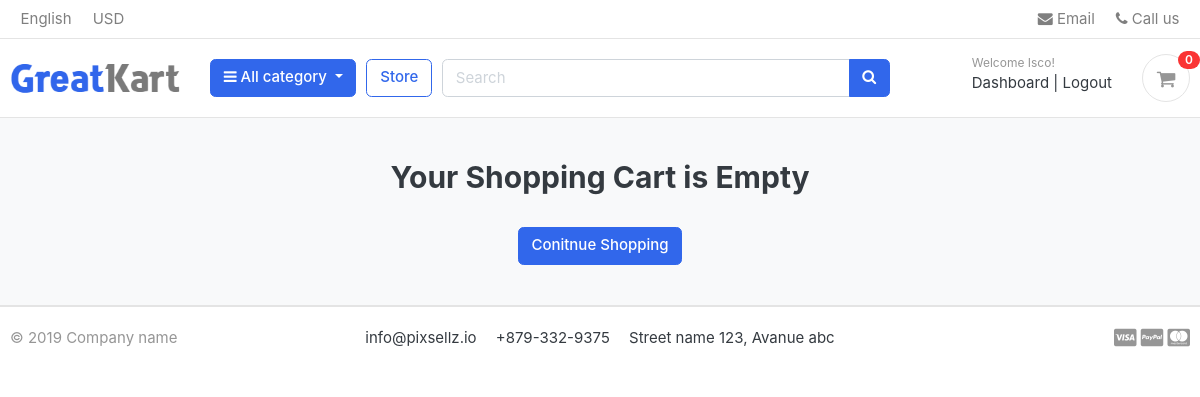
The page /cart/ (signed in) on the database as committed earlier.
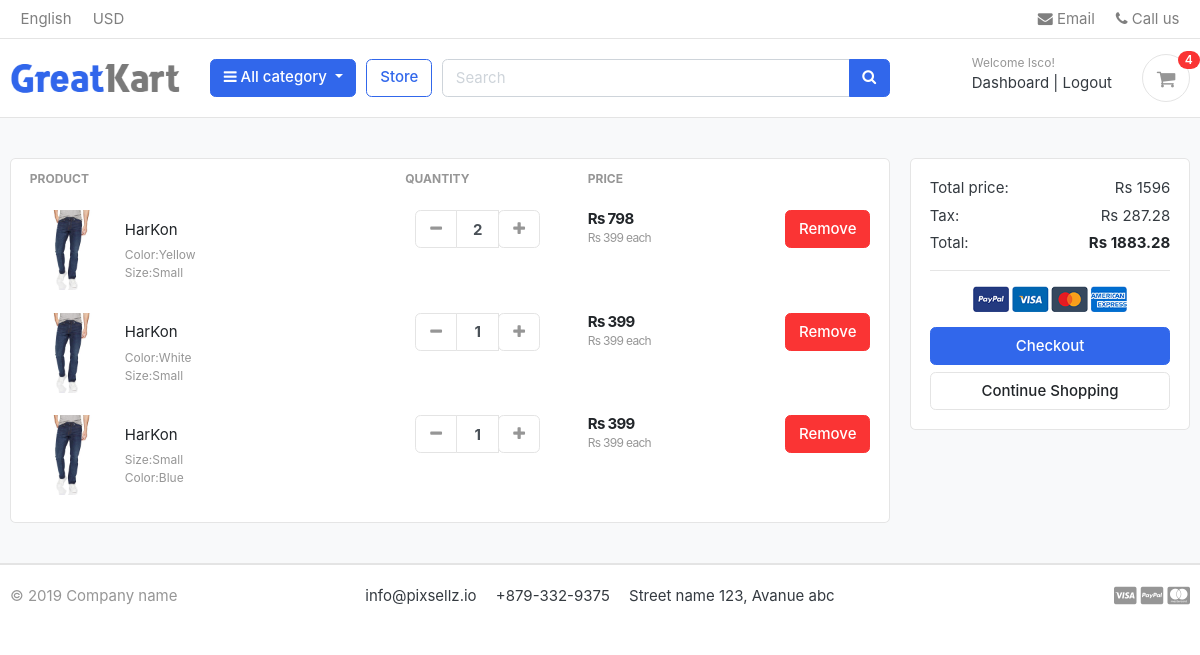
The same page on the database as committed later.
### cart/models.py (models this page shows, shortened)
class CartItem(models.Model):
	user = models.ForeignKey(Account,on_delete=models.CASCADE,null=True)
	product = models.ForeignKey(Product,on_delete=models.CASCADE)
	variations = models.ManyToManyField(Variation,blank=True)
	cart = models.ForeignKey(Cart,on_delete=models.CASCADE,null=True)
	quantity = models.IntegerField()
	is_active = models.BooleanField(default=True)
	def sub_total(self):
		return self.product.product_price*self.quantity

### store/models.py (models this page shows, shortened)
class Product(models.Model):
	product_name = models.CharField(max_length=200,unique=True)
	product_url = models.SlugField(max_length=200,unique=True)
	product_description = models.TextField(max_length=500,blank=True)
	product_price = models.IntegerField()
	product_image = models.ImageField(upload_to='photos/products')
	stock = models.IntegerField()
	is_available = models.BooleanField(default=True)
	category = models.ForeignKey(Category,on_delete=models.CASCADE)
	created_date = models.DateTimeField(auto_now_add=True)
	modified_date = models.DateTimeField(auto_now=True)
	def get_url(self):
		return reverse('product_detail',args=[self.category.category_url,self.product_url])

class Variation(models.Model):
	product = models.ForeignKey(Product,on_delete=models.CASCADE)
	variation_category = models.CharField(max_length=100,choices=variation_category_choice)
	variation_value = models.CharField(max_length=100)
	is_active = models.BooleanField(default=True)
	created_time = models.DateTimeField(auto_now_add=True)
	objects = VariationManager()

### cart/views.py (the view)
# urls.py: path('',views.cart,name='cart'),
def cart(request,total=0,quantity=0,cart_items=None):
	try:
		tax=0
		grand_total=0
		if request.user.is_authenticated:
			cart_items  = CartItem.objects.filter(user=request.user,is_active=True)
		else:
			cart = Cart.objects.get(cart_id=_cart_id(request))
			cart_items = CartItem.objects.filter(cart=cart,is_active=True)
		for cart_item in cart_items:
			total += (cart_item.product.product_price*cart_item.quantity)
			quantity += cart_item.quantity
		tax = (18*total)/100
		grand_total = total+tax
	except ObjectDoesNotExist:
		pass
	context = {'total':total,'quantity':quantity,'cart_items':cart_items,'tax':tax,'grand_total':grand_total}
	return render(request,'store/cart.html',context)

### cart/context_processors.py (called while the page is built)
def counter(request):
	cart_count=0
	if 'admin' in request.path:
		return {}
	else:
		try:
			cart=Cart.objects.filter(cart_id=_cart_id(request))
			if request.user.is_authenticated:
				cart_items=CartItem.objects.all().filter(user=request.user)
			else:
				cart_items=CartItem.objects.all().filter(cart=cart[:1])
			for cart_item in cart_items:
				cart_count += cart_item.quantity
		except:
			cart_count = 0
	return dict(cart_count=cart_count)

### cart/views.py (called while the page is built)
def _cart_id(request):
	cart = request.session.session_key
	if not cart:
		cart = request.session.create()
	return cart

### category/context_processors.py (called while the page is built)
def menu_links(request):
	links = Category.objects.all()
	return dict(links=links)

### category/models.py (called while the page is built)
	def get_url(self):
		return reverse('products_by_category',args=[self.category_url])

### templates/store/cart.html (shortened to what this page needs)
{% extends 'greate/base.html' %}
{% load static %}
{% block content %}
<section class="section-content padding-y bg">
<div class="container">
{% if not cart_items %}
<h2 class="text-center">Your Shopping Cart is Empty </h2>
<br>
<div class="text-center">
	<a href="{% url 'store' %}" class="btn btn-primary">Conitnue Shopping</a>
</div>
{% else %}
<div class="row">
	<aside class="col-lg-9">
<div class="card">
<table class="table table-borderless table-shopping-cart">
<thead class="text-muted">
<tr class="small text-uppercase">
  <th scope="col">Product</th>
  <th scope="col" width="120">Quantity</th>
  <th scope="col" width="120">Price</th>
  <th scope="col" class="text-right" width="200"> </th>
</tr>
</thead>
<tbody>
{% for cart_item in cart_items %}
<tr>
	<td>
		<figure class="itemside align-items-center">
			<div class="aside"><img src="{{cart_item.product.product_image.url}}" class="img-sm"></div>
			<figcaption class="info">
				<a href="{{ cart_item.product.get_url }}" class="title text-dark">{{cart_item.product.product_name}}</a>
				<p class="text-muted small">
					{% if cart_item.variations.all %}
						{% for item in cart_item.variations.all %}
							{{item.variation_category | capfirst}}:{{item.variation_value | capfirst}}<br>
						{% endfor %}
					{% endif %}</p>
			</figcaption>
		</figure>
	</td>
	<td>
					<div class="col">
						<div class="input-group input-spinner">
							<div class="input-group-prepend">
							<a href="{% url 'remove_cart' cart_item.product.id cart_item.id %}" class="btn btn-light" type="button" id="button-plus"> <i class="fa fa-minus"></i> </a>
							</div>
							<input type="text" class="form-control"  value="{{cart_item.quantity}}">
							<div class="input-group-append">
							<form action="{% url 'add_cart' cart_item.product.id %}" method="POST">
							<button type="submit" class="btn btn-light" type="button" id="button-minus"> <i class="fa fa-plus"></i> </button>
							</form>
							</div>
						</div>
					</div>
	</td>
	<td>
		<div class="price-wrap">
			<var class="price">Rs {{ cart_item.sub_total }}</var>
			<small class="text-muted">Rs {{cart_item.product.product_price}} each </small>
		</div>
	</td>
	<td class="text-right">
	<a href="{% url 'remove_cart_item' cart_item.product.id cart_item.id %}" class="btn btn-danger" onclick="return confirm('Are you sure you want to remove this ?')"> Remove</a>
	</td>
</tr>
{% endfor %}
</tbody>
</table>
</div>
	</aside>
	<aside class="col-lg-3">
		<div class="card">
		<div class="card-body">
			<dl class="dlist-align">
			  <dt>Total price:</dt>
			  <dd class="text-right">Rs {{total}}</dd>
			</dl>
			<dl class="dlist-align">
			  <dt>Tax:</dt>
			  <dd class="text-right">Rs {{tax}}</dd>
			</dl>
			<dl class="dlist-align">
			  <dt>Total:</dt>
			  <dd class="text-right text-dark b"><strong>Rs {{grand_total}}</strong></dd>
			</dl>
			<hr>
			<p class="text-center mb-3">
				<img src="{% static './images/misc/payments.png' %}" height="26">
			</p>
			<a href="{% url 'checkout' %}" class="btn btn-primary btn-block"> Checkout </a>
			<a href="{% url 'store' %}" class="btn btn-light btn-block">Continue Shopping</a>
		</div>
		</div>
</aside>
</div>
{% endif %}
</div>
</section>
{% endblock %}

### templates/greate/includes/navbar.html (shortened to what this page needs)
{% load static %}
<header class="section-header">
	<nav class="navbar p-md-0 navbar-expand-sm navbar-light border-bottom">
		<div class="container">
  			<div class="collapse navbar-collapse" id="navbarTop4">
			    <ul class="navbar-nav mr-auto">
			    	<li class="nav-item dropdown">
					 	<a href="#" class="nav-link">   English </a>
					</li>
					<li class="nav-item dropdown">
						<a href="#" class="nav-link"> USD </a>
					</li>
			    </ul>
			    <ul class="navbar-nav">
					<li><a href="#" class="nav-link"> <i class="fa fa-envelope"></i> Email </a></li>
					<li><a href="#" class="nav-link"> <i class="fa fa-phone"></i> Call us </a></li>
				</ul>
			</div>
		</div>
	</nav>
	<section class="header-main border-bottom">
		<div class="container">
			<div class="row align-items-center">
				<div class="col-lg-2 col-md-3 col-6">
					<a href="{% url 'index' %}" class="brand-wrap">
						<img class="logo" src="{% static './images/logo.png' %}">
					</a>
				</div>
				<div class="col-lg col-sm col-md col-6 flex-grow-0">
					<div class="category-wrap dropdown d-inline-block float-right">
						<button type="button" class="btn btn-primary dropdown-toggle" data-toggle="dropdown">
							<i class="fa fa-bars"></i> All category
						</button>
					</div>
				</div>
				<a href="{% url 'store' %}" class="btn btn-outline-primary">Store</a>
				<div class="col-lg  col-md-6 col-sm-12 col">
					<form action="{% url 'search' %}" class="search" method="GET">
						<div class="input-group w-100">
						    <input type="text" class="form-control" style="width:60%;" placeholder="Search" name="keyword">
						    <div class="input-group-append">
						      <button class="btn btn-primary" type="submit">
						        <i class="fa fa-search"></i>
						      </button>
						    </div>
					    </div>
					</form>
				</div>
				<div class="col-lg-3 col-sm-6 col-8 order-2 order-lg-3">
					<div class="d-flex justify-content-end mb-3 mb-lg-0">
						{% if user.id is None %}
						<div class="widget-header">
							<small class="title text-muted">Welcome guest!</small>
							<div>
								<a href="{% url 'login' %}">Sign in</a> <span class="dark-transp"> | </span>
								<a href="{% url 'register' %}"> Register</a>
							</div>
						</div>
						{% else %}
						<div class="widget-header">
							<small class="title text-muted">Welcome {{user.first_name}}!</small>
							<div>
								<a href="{% url 'dashboard' %}">Dashboard</a> <span class="dark-transp"> | </span>
								<a href="{% url 'logout' %}">Logout</a>
							</div>
						</div>
						{% endif %}
						<a href="{% url 'cart' %}" class="widget-header pl-3 ml-3">
							<div class="icon icon-sm rounded-circle border"><i class="fa fa-shopping-cart"></i></div>
							<span class="badge badge-pill badge-danger notify">{{cart_count}}</span>
						</a>
					</div>
				</div>
			</div>
		</div>
	</section>
</header>

Rows that differ between the two databases and show on the page:
added CartItem: product.product_image (picture), product.product_name "HarKon", quantity "2", sub_total "798", product.product_price "399"
now on this page (row unchanged): Variation: variation_category "Color", variation_value "Yellow", shown under "HarKon"
now on this page (row unchanged): Variation: variation_category "Size", variation_value "Small"
added CartItem: product.product_image (picture), product.product_name "HarKon", quantity "1", sub_total "399", product.product_price "399"
now on this page (row unchanged): Variation: variation_category "Color", variation_value "White", shown under "HarKon"
added CartItem: product.product_image (picture), product.product_name "HarKon", quantity "1", sub_total "399", product.product_price "399"
now on this page (row unchanged): Variation: variation_category "Color", variation_value "Blue", shown under "HarKon"
Other text that changed with them:
{{ cart_count }}: "0" → "4"
{{ total }}: (not shown) → "1596"
{{ tax }}: (not shown) → "287.28"
{{ grand_total }}: (not shown) → "1883.28"
text no longer shown: "Your Shopping Cart is Empty Conitnue Shopping"
text now shown: "PRODUCT QUANTITY PRICE Total price: Rs Tax: Rs Total: Rs Checkout Continue Shopping"
